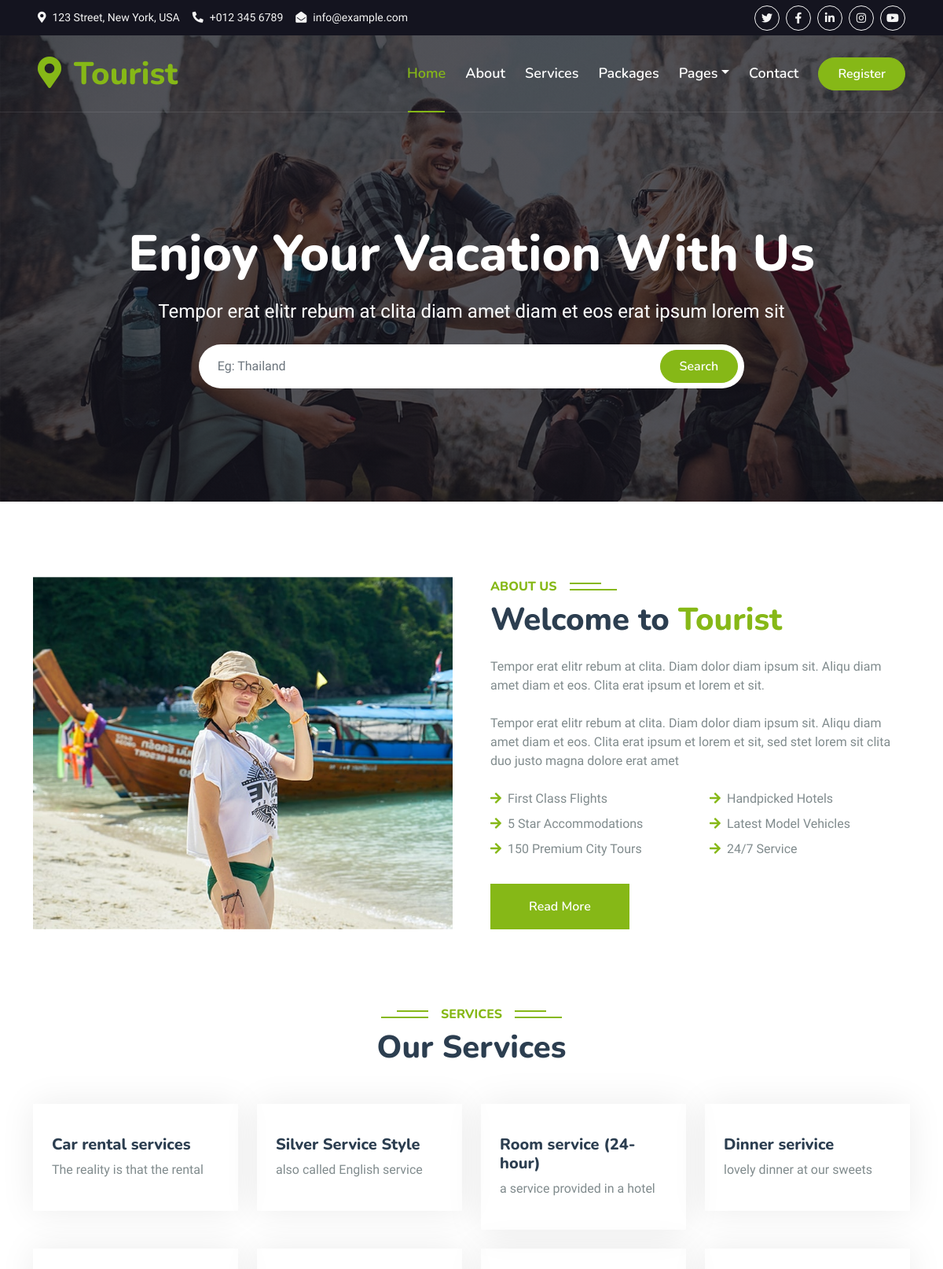
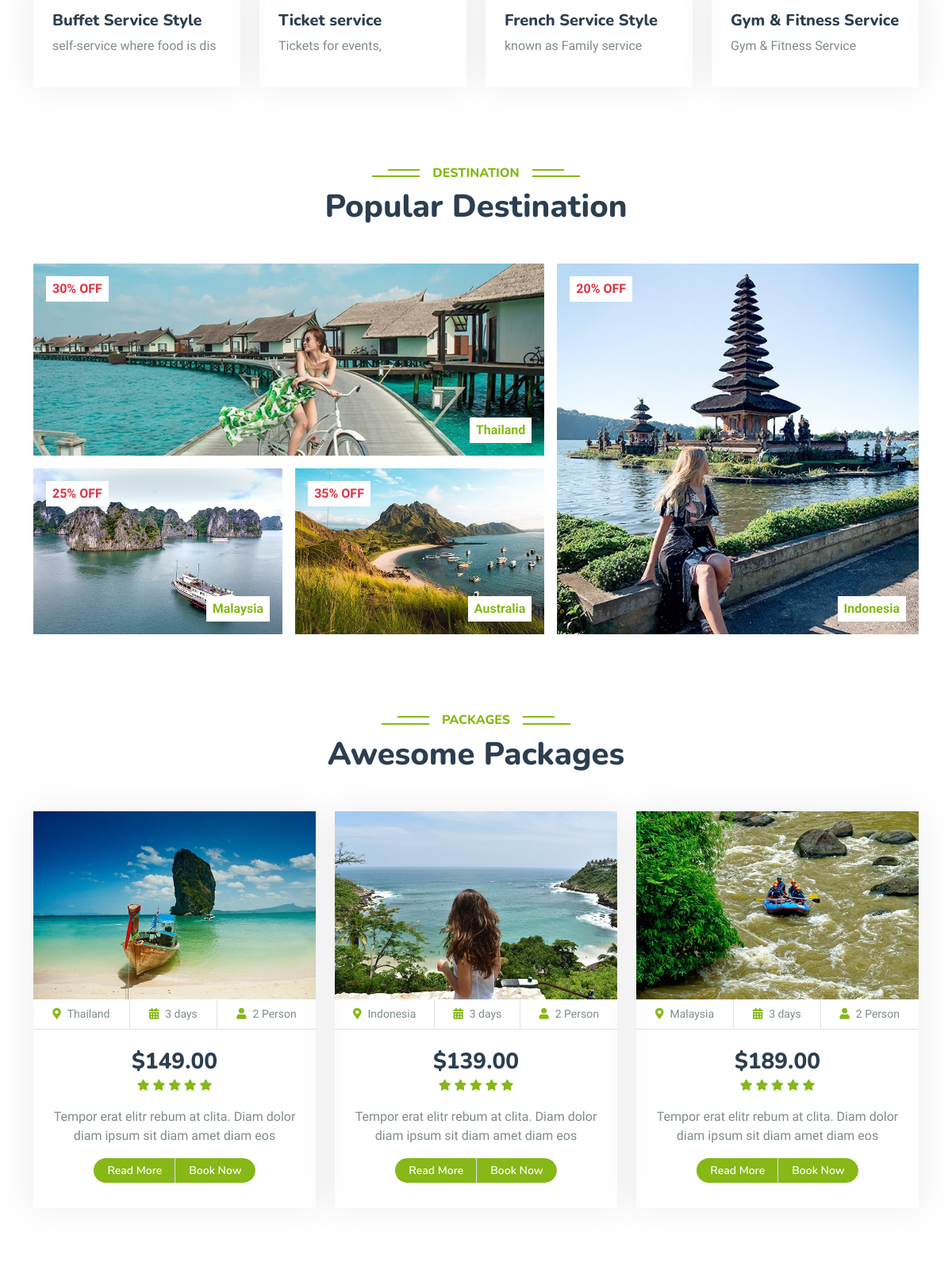
The page / (upper part) on the database its author committed (2 pictures, top to bottom).
### booking/models.py (models this page shows, shortened)
class Service(models.Model):
   name = models.CharField(max_length=100)
   icon = IconField()
   description  = models.CharField(max_length=30)

### booking/views.py (the view)
# urls.py: path('', home, name='home_url' ),
def home(request):
   service_list = Service.objects.all()
   data = {'service_list':service_list}
   return render(request, "home.html",data)

### booking/templates/home.html (shortened to what this page needs)
{% load static %}
<!DOCTYPE html>
<html lang="en">
{% include 'includes/head.html' %}
<body>
{% include 'includes/topbar.html' %}
    <div class="container-fluid position-relative p-0">
      {% include 'includes/header.html' %}
        <div class="container-fluid bg-primary py-5 mb-5 hero-header">
            <div class="container py-5">
                <div class="row justify-content-center py-5">
                    <div class="col-lg-10 pt-lg-5 mt-lg-5 text-center">
                        <h1 class="display-3 text-white mb-3 animated slideInDown">Enjoy Your Vacation With Us</h1>
                        <p class="fs-4 text-white mb-4 animated slideInDown">Tempor erat elitr rebum at clita diam amet diam et eos erat ipsum lorem sit</p>
                        <div class="position-relative w-75 mx-auto animated slideInDown">
                            <input class="form-control border-0 rounded-pill w-100 py-3 ps-4 pe-5" type="text" placeholder="Eg: Thailand">
                            <button type="button" class="btn btn-primary rounded-pill py-2 px-4 position-absolute top-0 end-0 me-2" style="margin-top: 7px;">Search</button>
                        </div>
                    </div>
                </div>
            </div>
        </div>
    </div>
    <div class="container-xxl py-5">
        <div class="container">
            <div class="row g-5">
                <div class="col-lg-6 wow fadeInUp" data-wow-delay="0.1s" style="min-height: 400px;">
                    <div class="position-relative h-100">
                        <img class="img-fluid position-absolute w-100 h-100" src="{% static 'img/about.jpg' %}" alt="" style="object-fit: cover;">
                    </div>
                </div>
                <div class="col-lg-6 wow fadeInUp" data-wow-delay="0.3s">
                    <h6 class="section-title bg-white text-start text-primary pe-3">About Us</h6>
                    <h1 class="mb-4">Welcome to <span class="text-primary">Tourist</span></h1>
                    <p class="mb-4">Tempor erat elitr rebum at clita. Diam dolor diam ipsum sit. Aliqu diam amet diam et eos. Clita erat ipsum et lorem et sit.</p>
                    <p class="mb-4">Tempor erat elitr rebum at clita. Diam dolor diam ipsum sit. Aliqu diam amet diam et eos. Clita erat ipsum et lorem et sit, sed stet lorem sit clita duo justo magna dolore erat amet</p>
                    <div class="row gy-2 gx-4 mb-4">
                        <div class="col-sm-6">
                            <p class="mb-0"><i class="fa fa-arrow-right text-primary me-2"></i>First Class Flights</p>
                        </div>
                        <div class="col-sm-6">
                            <p class="mb-0"><i class="fa fa-arrow-right text-primary me-2"></i>Handpicked Hotels</p>
                        </div>
                        <div class="col-sm-6">
                            <p class="mb-0"><i class="fa fa-arrow-right text-primary me-2"></i>5 Star Accommodations</p>
                        </div>
                        <div class="col-sm-6">
                            <p class="mb-0"><i class="fa fa-arrow-right text-primary me-2"></i>Latest Model Vehicles</p>
                        </div>
                        <div class="col-sm-6">
                            <p class="mb-0"><i class="fa fa-arrow-right text-primary me-2"></i>150 Premium City Tours</p>
                        </div>
                        <div class="col-sm-6">
                            <p class="mb-0"><i class="fa fa-arrow-right text-primary me-2"></i>24/7 Service</p>
                        </div>
                    </div>
                    <a class="btn btn-primary py-3 px-5 mt-2" href="">Read More</a>
                </div>
            </div>
        </div>
    </div>
    <div class="container-xxl py-5">
        <div class="container">
            <div class="text-center wow fadeInUp" data-wow-delay="0.1s">
                <h6 class="section-title bg-white text-center text-primary px-3">Services</h6>
                <h1 class="mb-5">Our Services</h1>
            </div>
            <div class="row g-4">
                {% for service  in  service_list %}
                <div class="col-lg-3 col-sm-6 wow fadeInUp" data-wow-delay="0.1s">
                    <div class="service-item rounded pt-3">
                        <div class="p-4">
                            <h5>{{service.name}}</h5>
                            <p>{{service.description}}</p>
                        </div>
                    </div>
                </div>
                {% endfor %}
            </div>
        </div>
    </div>
    <div class="container-xxl py-5 destination">
        <div class="container">
            <div class="text-center wow fadeInUp" data-wow-delay="0.1s">
                <h6 class="section-title bg-white text-center text-primary px-3">Destination</h6>
                <h1 class="mb-5">Popular Destination</h1>
            </div>
            <div class="row g-3">
                <div class="col-lg-7 col-md-6">
                    <div class="row g-3">
                        <div class="col-lg-12 col-md-12 wow zoomIn" data-wow-delay="0.1s">
                            <a class="position-relative d-block overflow-hidden" href="">
                                <img class="img-fluid" src="{% static 'img/destination-1.jpg' %}" alt="">
                                <div class="bg-white text-danger fw-bold position-absolute top-0 start-0 m-3 py-1 px-2">30% OFF</div>
                                <div class="bg-white text-primary fw-bold position-absolute bottom-0 end-0 m-3 py-1 px-2">Thailand</div>
                            </a>
                        </div>
                        <div class="col-lg-6 col-md-12 wow zoomIn" data-wow-delay="0.3s">
                            <a class="position-relative d-block overflow-hidden" href="">
                                <img class="img-fluid" src="{% static 'img/destination-2.jpg' %}" alt="">
                                <div class="bg-white text-danger fw-bold position-absolute top-0 start-0 m-3 py-1 px-2">25% OFF</div>
                                <div class="bg-white text-primary fw-bold position-absolute bottom-0 end-0 m-3 py-1 px-2">Malaysia</div>
                            </a>
                        </div>
                        <div class="col-lg-6 col-md-12 wow zoomIn" data-wow-delay="0.5s">
                            <a class="position-relative d-block overflow-hidden" href="">
                                <img class="img-fluid" src="{% static 'img/destination-3.jpg' %}" alt="">
                                <div class="bg-white text-danger fw-bold position-absolute top-0 start-0 m-3 py-1 px-2">35% OFF</div>
                                <div class="bg-white text-primary fw-bold position-absolute bottom-0 end-0 m-3 py-1 px-2">Australia</div>
                            </a>
                        </div>
                    </div>
                </div>
                <div class="col-lg-5 col-md-6 wow zoomIn" data-wow-delay="0.7s" style="min-height: 350px;">
                    <a class="position-relative d-block h-100 overflow-hidden" href="">
                        <img class="img-fluid position-absolute w-100 h-100" src="{% static 'img/destination-4.jpg' %}" alt="" style="object-fit: cover;">
                        <div class="bg-white text-danger fw-bold position-absolute top-0 start-0 m-3 py-1 px-2">20% OFF</div>
                        <div class="bg-white text-primary fw-bold position-absolute bottom-0 end-0 m-3 py-1 px-2">Indonesia</div>
                    </a>
                </div>
            </div>
        </div>
    </div>
    <div class="container-xxl py-5">
        <div class="container">
            <div class="text-center wow fadeInUp" data-wow-delay="0.1s">
                <h6 class="section-title bg-white text-center text-primary px-3">Packages</h6>
                <h1 class="mb-5">Awesome Packages</h1>
            </div>
            <div class="row g-4 justify-content-center">
                <div class="col-lg-4 col-md-6 wow fadeInUp" data-wow-delay="0.1s">
                    <div class="package-item">
                        <div class="overflow-hidden">
                            <img class="img-fluid" src="{% static 'img/package-1.jpg' %}" alt="">
                        </div>
                        <div class="d-flex border-bottom">
                            <small class="flex-fill text-center border-end py-2"><i class="fa fa-map-marker-alt text-primary me-2"></i>Thailand</small>
                            <small class="flex-fill text-center border-end py-2"><i class="fa fa-calendar-alt text-primary me-2"></i>3 days</small>
                            <small class="flex-fill text-center py-2"><i class="fa fa-user text-primary me-2"></i>2 Person</small>
                        </div>
                        <div class="text-center p-4">
                            <h3 class="mb-0">$149.00</h3>
                            <div class="mb-3">
                                <small class="fa fa-star text-primary"></small>
                                <small class="fa fa-star text-primary"></small>
                                <small class="fa fa-star text-primary"></small>
                                <small class="fa fa-star text-primary"></small>
                                <small class="fa fa-star text-primary"></small>
                            </div>
                            <p>Tempor erat elitr rebum at clita. Diam dolor diam ipsum sit diam amet diam eos</p>
                            <div class="d-flex justify-content-center mb-2">
                                <a href="#" class="btn btn-sm btn-primary px-3 border-end" style="border-radius: 30px 0 0 30px;">Read More</a>
                                <a href="#" class="btn btn-sm btn-primary px-3" style="border-radius: 0 30px 30px 0;">Book Now</a>
                            </div>
                        </div>
                    </div>
                </div>
                <div class="col-lg-4 col-md-6 wow fadeInUp" data-wow-delay="0.3s">
                    <div class="package-item">
                        <div class="overflow-hidden">
                            <img class="img-fluid" src="{% static 'img/package-2.jpg' %}" alt="">
                        </div>
                        <div class="d-flex border-bottom">
                            <small class="flex-fill text-center border-end py-2"><i class="fa fa-map-marker-alt text-primary me-2"></i>Indonesia</small>
                            <small class="flex-fill text-center border-end py-2"><i class="fa fa-calendar-alt text-primary me-2"></i>3 days</small>
                            <small class="flex-fill text-center py-2"><i class="fa fa-user text-primary me-2"></i>2 Person</small>
                        </div>
                        <div class="text-center p-4">
                            <h3 class="mb-0">$139.00</h3>
                            <div class="mb-3">
                                <small class="fa fa-star text-primary"></small>
                                <small class="fa fa-star text-primary"></small>
                                <small class="fa fa-star text-primary"></small>
                                <small class="fa fa-star text-primary"></small>
                                <small class="fa fa-star text-primary"></small>
                            </div>
                            <p>Tempor erat elitr rebum at clita. Diam dolor diam ipsum sit diam amet diam eos</p>
                            <div class="d-flex justify-content-center mb-2">
                                <a href="#" class="btn btn-sm btn-primary px-3 border-end" style="border-radius: 30px 0 0 30px;">Read More</a>
                                <a href="#" class="btn btn-sm btn-primary px-3" style="border-radius: 0 30px 30px 0;">Book Now</a>
                            </div>
                        </div>
                    </div>
                </div>
                <div class="col-lg-4 col-md-6 wow fadeInUp" data-wow-delay="0.5s">
                    <div class="package-item">
                        <div class="overflow-hidden">
                            <img class="img-fluid" src="{% static 'img/package-3.jpg' %}" alt="">
                        </div>
                        <div class="d-flex border-bottom">
                            <small class="flex-fill text-center border-end py-2"><i class="fa fa-map-marker-alt text-primary me-2"></i>Malaysia</small>
                            <small class="flex-fill text-center border-end py-2"><i class="fa fa-calendar-alt text-primary me-2"></i>3 days</small>
                            <small class="flex-fill text-center py-2"><i class="fa fa-user text-primary me-2"></i>2 Person</small>
                        </div>
                        <div class="text-center p-4">
                            <h3 class="mb-0">$189.00</h3>
                            <div class="mb-3">
                                <small class="fa fa-star text-primary"></small>
                                <small class="fa fa-star text-primary"></small>
                                <small class="fa fa-star text-primary"></small>
                                <small class="fa fa-star text-primary"></small>
                                <small class="fa fa-star text-primary"></small>
                            </div>
                            <p>Tempor erat elitr rebum at clita. Diam dolor diam ipsum sit diam amet diam eos</p>
                            <div class="d-flex justify-content-center mb-2">
                                <a href="#" class="btn btn-sm btn-primary px-3 border-end" style="border-radius: 30px 0 0 30px;">Read More</a>
                                <a href="#" class="btn btn-sm btn-primary px-3" style="border-radius: 0 30px 30px 0;">Book Now</a>
                            </div>
                        </div>
                    </div>
                </div>
            </div>
        </div>
    </div>
    <div class="container-xxl py-5 wow fadeInUp" data-wow-delay="0.1s">
    </div>
</body>
</html>

### rows shown on the page
Service: name "Car rental services", description "The reality is that the rental"
Service: name "Silver Service Style", description "also called English service"
Service: name "Room service (24-hour)", description "a service provided in a hotel"
Service: name "Dinner serivice", description "lovely dinner at our sweets"
Service: name "Buffet Service Style", description "self-service where food is dis"
Service: name "Ticket service", description "Tickets for events,"
Service: name "French Service Style", description "known as Family service"
Service: name "Gym & Fitness Service", description "Gym & Fitness Service"
